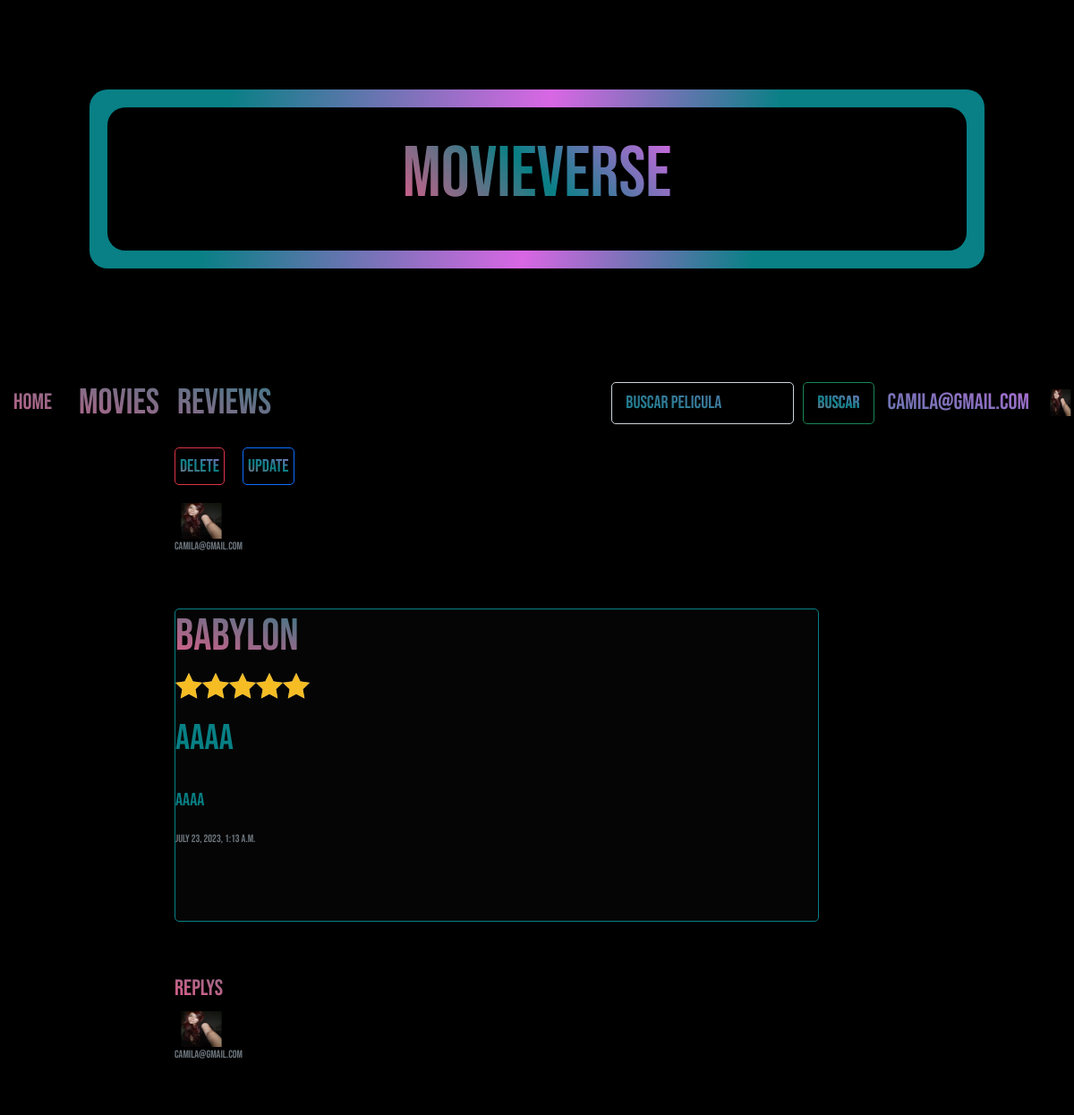
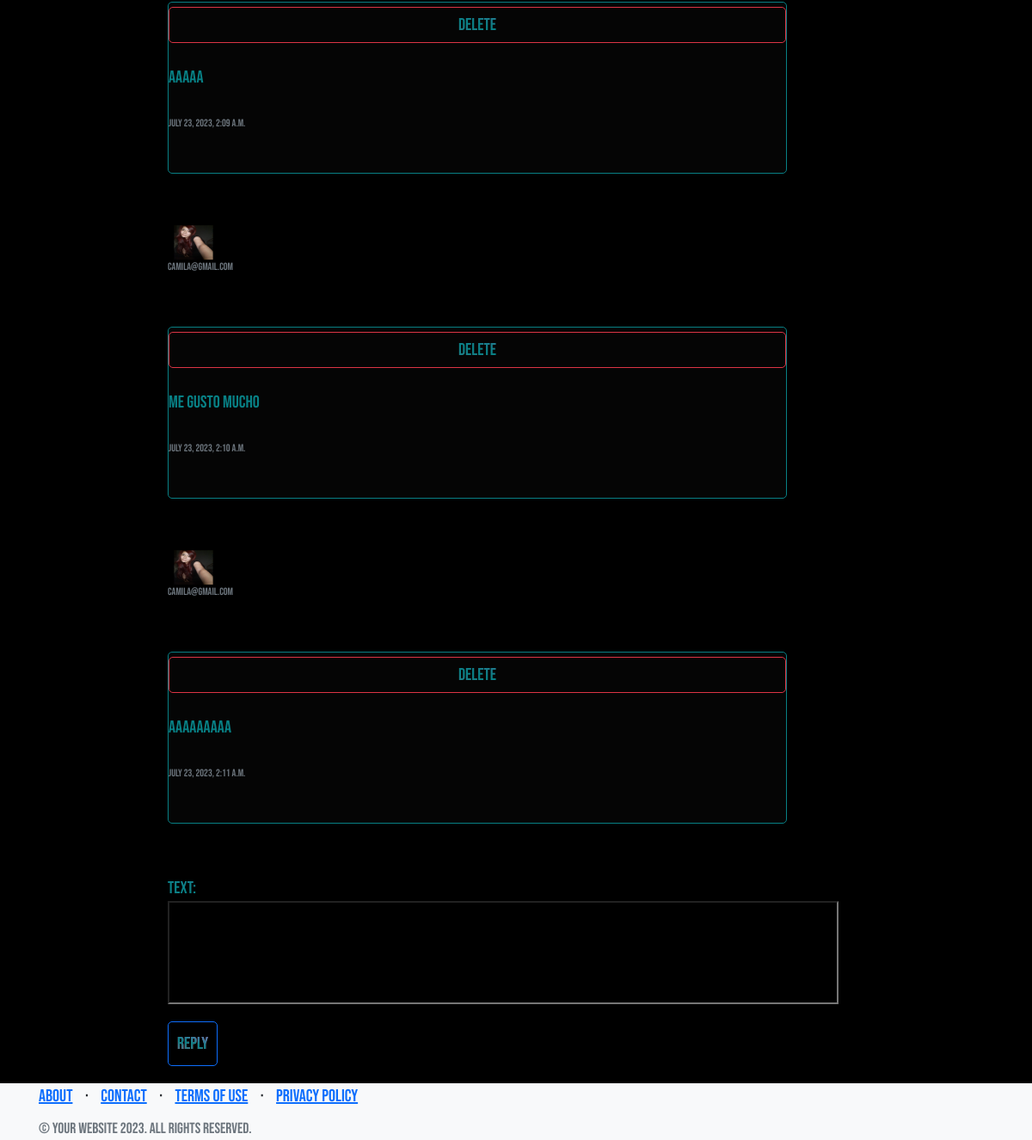
The page /detail_reviews/7 (signed in) on the database its author committed (2 pictures, top to bottom).
### MovieApp/models.py (models this page shows, shortened)
class Avatar(models.Model):
    user = models.OneToOneField(UserAuth, on_delete= models.CASCADE)
    image = models.ImageField(upload_to='avatars', null=True, blank=True)

class Review(models.Model):
    title =  models.CharField(max_length=40)
    text = models.CharField(max_length=500)
    movie = models.ForeignKey(Movie, on_delete=models.CASCADE)
    user =models.ForeignKey(UserAuth,on_delete=models.CASCADE)
    date = models.DateTimeField(auto_now_add=True)
    rated = models.IntegerField(default=1, validators=[validate_score])

class Movie(models.Model):
    title =  models.CharField(max_length=40)
    img =  models.ImageField(null=True, blank=True)
    description = models.CharField(max_length=500)
    tag = models.CharField(max_length=40)

class Reply(models.Model):
    title =  models.CharField(max_length=40)
    text = models.CharField(max_length=500)
    user =models.ForeignKey(UserAuth,on_delete=models.CASCADE)
    date = models.DateTimeField(auto_now_add=True)
    review =models.ForeignKey(Review,on_delete=models.CASCADE, null=True)

### MovieApp/views.py (the view)
# urls.py: path('detail_reviews/<pk>', views.detail_reviews, name='detail_reviews'),
def detail_reviews(request, pk):
    review = Review.objects.get(id=pk)
    user = User.objects.get(username=request.user.username)
    if request.method == "POST":
        newReply = AddReply(request.POST)
        if newReply.is_valid():
            data = newReply.cleaned_data
            new_rev = Reply(
                text=data["text"],
                user=user,
                review=review
            )
            new_rev.save()
            return redirect(f"/revdetail/{review.id}")
    else:
        newReply = AddReply()
    all_reviews = Review.objects.filter(id=user.id)
    rev = len(all_reviews) > 0
    rev_context = {"all": all_reviews, "rev": rev}
    all_reply = Reply.objects.filter(review_id=review)
    context = {
        "review": review,
        "req": str(request.user),
        "replys": rev_context,
        "AddReply": AddReply(),
        "all_reply": all_reply,
    }
    return render(request, "revdetail.html", context)

### MovieApp/forms.py
class AddReply(ModelForm):
    class Meta:
        model = Review
        fields =   ['text']
        widgets ={
            'review': forms.Textarea(attrs={'class': 'form-control','placeholder': 'Dejar MovieReview' }),
        }

### MovieApp/templates/revdetail.html (shortened to what this page needs)
{% extends 'index.html'%}  {% block main_content %}
<div class="row justify-content-center" style="width: 70%; margin: auto">
  {% if user.is_authenticated and req == review.user.username %}
  <div class="d-flex">
    <a
      href="{% url 'delete_review' review.id %}"
      type="button"
      class="btn btn-danger p-1 mb-3 me-3"
      >Delete</a
    >
    <a
      href="{% url 'update_review' review.id %}"
      type="button"
      class="btn btn-primary p-1 mb-3"
      >Update</a
    >
  </div>
  {% endif%}
  <article style="margin-bottom: 3rem col-md-12 col-sm-12">
    <img src="{{ user.avatar.image.url }}" alt="" id="nuevoav">
    <p class="text-muted" style="font-size: 12px">{{review.user}}</p>
    <div class="card my-card" style="margin: 3rem 0" id="reviewsd">
    <h1 class="title3">{{review.movie.title}}</h1>
    <p class="starability-result" data-rating="{{review.rated}}">
    <h2>{{review.title}}</h2>
    <p class="mt-3">{{review.text | safe}}</p>
    <p class="text-muted" style="font-size: 12px">{{review.date}}</p>
    </div>
  </article>
  <section class="col-md-12">
    <h5 class="title3">Replys</h5>
    {% if all_reply %}
    <ul class="p-0">
      {% for all_reply in all_reply %}
      <li>
      <div>
        <img src="{{user.avatar.image.url}}" alt="" id="avareviw">
        <p class="text-muted" style="font-size: 12px">{{all_reply.user}}</p>
      </div>
        <div class="card my-card" style="margin: 3rem 0" id="reviewsd2">
          {% if user.is_authenticated and req == all_reply.user.username %}
          <a
            href="{% url 'delete-reply' all_reply.id %}"
            class="btn btn-danger py-1 my-1"
            style="color: brown; "
            >Delete</a
          >
          {% endif %}
          <p class="mt-3">{{all_reply.text | safe}}</p>
        <p class="text-muted" style="font-size: 12px">{{all_reply.date}}</p>
      </div>
      </li>
      {% endfor %}
    </ul>
    {% else %}
    <span class="mb-3">No replys yet</span>
    {% endif %}
  </section>
  {% if user.is_authenticated %}
    <form class="title3" action="{% url 'detail_reviews' review.id %}" method="POST">
      {{ AddReply.as_table }}
      <input class="btn btn-primary mb-3 p-2" type="submit" value="Reply" style="margin-top: 20px;" />
    </form>
</div>
{% endif %}
  {% endblock %}

### MovieApp/templates/index.html (shortened to what this page needs)
<!DOCTYPE html>
<html lang="en">
<head>
    {% load static %}
    <link href="https://cdn.jsdelivr.net/npm/bootstrap@5.1.3/dist/css/bootstrap.min.css" rel="stylesheet">
    <link rel="stylesheet" href="{% static 'stars/starability-all.css' %}">
    <link href="{% static 'style.css' %}" rel="stylesheet" />
</head>
<body class="body">
    <main class="gradient-border">
        <div class="box">
          <h1 class="gradient-text" id="titlef">MovieVerse</h1>
        </div>
      </main>
    <div class="box2">
    <nav class="navbar navbar-expand-lg " id="navbar">
        <div class="container-fluid">
          <a class="navbar-brand" href="/">Home</a>
          <div class="collapse navbar-collapse" id="navbarSupportedContent">
            <ul class="navbar-nav me-auto mb-2 mb-lg-0">
              <li class="nav-item">
                <a class="nav-link active" aria-current="page"  href="/add_form">Movies</a>
              </li>
              <li class="nav-item">
                <a class="nav-link"href="/all_reviews/">Reviews</a>
              </li>
            </ul>
            <form class="d-flex" role="search" action="/find_movie/" method="GET">
              <input  class="form-control me-2" type="text" title="title" id="title"  name="title" placeholder="Buscar pelicula" />
              <button class="btn btn-outline-success"  type="submit">Buscar </button>
            </form>
          </div>
        </div>
        {% if user.is_authenticated %}
        <span class="navbar-brand color"
          ><a href="/edit-profile/">{{user.username}}</a></span
        >
        {% if user.avatar %}
        <img src="{{ user.avatar.image.url }}" height="30px" />
        {% endif %} {% else %}
        <a class="btn btn-primary py-1" href="{% url 'login' %}">Login</a>
        {% endif %}
      </nav>
      </div>
      {% block title %} {% endblock %} {% block main_content %}{% endblock %}
      <footer class="footer bg-light">
        <div class="container">
          <div class="row">
            <div class="col-lg-6 h-100 text-center text-lg-start my-auto">
              <ul class="list-inline mb-2">
                <li class="list-inline-item"><a href="#!">About</a></li>
                <li class="list-inline-item">⋅</li>
                <li class="list-inline-item"><a href="#!">Contact</a></li>
                <li class="list-inline-item">⋅</li>
                <li class="list-inline-item"><a href="#!">Terms of Use</a></li>
                <li class="list-inline-item">⋅</li>
                <li class="list-inline-item"><a href="#!">Privacy Policy</a></li>
              </ul>
              <p class="text-muted small mb-4 mb-lg-0">
                &copy; Your Website 2023. All Rights Reserved.
              </p>
            </div>
            <div class="col-lg-6 h-100 text-center text-lg-end my-auto">
              <ul class="list-inline mb-0">
              </ul>
            </div>
          </div>
        </div>
      </footer>
</body>
</html>

### MovieApp/static/style.css (style rules this page uses)
:root { --bg: #000000; --violet: rgb(228, 92, 137); --pink: #088085; --turquoise: #d967e4; font-size: 20px; }
.body { font-family: "Fredoka One", cursive; background-color: var(--bg); font-family: 'Bebas Neue', sans-serif; }
#titlef { font-size: 80px; text-align: center; }
.gradient-text { background-image: linear-gradient(45deg, var(--violet),var(--pink), var(--turquoise)); background-color: var(--violet); background-clip: text; -webkit-background-clip: text; -webkit-text-fill-color: transparent; -moz-text-fill-color: transparent; }
.title3 { background-image: linear-gradient(15deg, var(--violet),var(--pink), var(--turquoise)); background-color: var(--violet); background-clip: text; -webkit-background-clip: text; -webkit-text-fill-color: transparent; -moz-text-fill-color: transparent; animation: gradient 5s linear infinite; }
#navbar { background-image: linear-gradient(15deg, var(--violet),var(--pink), var(--turquoise)); background-color: var(--violet); background-clip: text; -webkit-background-clip: text; -webkit-text-fill-color: transparent; -moz-text-fill-color: transparent; animation: gradient 5s linear infinite; margin-top: 0px; }
.box2 { background-color: var(--bg); border-radius: 1.5rem; display: grid; font-size: 40px; }
.box { background-color: var(--bg); border-radius: 1rem; display: grid; height: 20vh; place-items: center; font-size: 0px; }
.gradient-border { animation: gradient 5s linear infinite; background: linear-gradient(100deg, var(--pink) 15%, var(--turquoise) 50%, var(--pink) 75%); background-repeat: repeat; border-radius: 1rem; padding: 1rem; margin: 5rem; }
.card { margin: 60px; margin-top: 100px; background-color: rgba(243, 226, 233, 0.021); border-color: linear-gradient(100deg, var(--violet) 25%, var(--turquoise) 50%, var(--violet) 75%); height: 350px; width: 350px; color: #088085; }
#reviewsd { width: 60vw; }
#reviewsd2 { width: 60vw; height: 25vh; }
#nuevoav { width: 5vw; height: 5vh; }
li { list-style: none; }
#avareviw { width: 5vw; height: 5vh; }
.form-control { background-color: transparent }
input { background-color: transparent; }
.btn { background-image: linear-gradient(15deg, var(--violet),var(--pink), var(--turquoise)); background-color: var(--violet); background-clip: text; -webkit-background-clip: text; -webkit-text-fill-color: transparent; -moz-text-fill-color: transparent; animation: gradient 5s linear infinite; }
#id_text { width:65vw; height: 15vh; }

### rows shown on the page
Review: user "camila@gmail.com", movie "bABYLON", title "aaaa", text "aaaa", date "July 23, 2023, 1:13 a.m."
Reply: avatar.image (picture), user "camila@gmail.com", shows "Delete", text "AAAAA", date "July 23, 2023, 2:09 a.m."
Reply: avatar.image (picture), user "camila@gmail.com", shows "Delete", text "me gusto mucho", date "July 23, 2023, 2:10 a.m."
Reply: avatar.image (picture), user "camila@gmail.com", shows "Delete", text "aaaaaaaaa", date "July 23, 2023, 2:11 a.m."

### other values the page prints
{{ user.username }} "camila@gmail.com"
